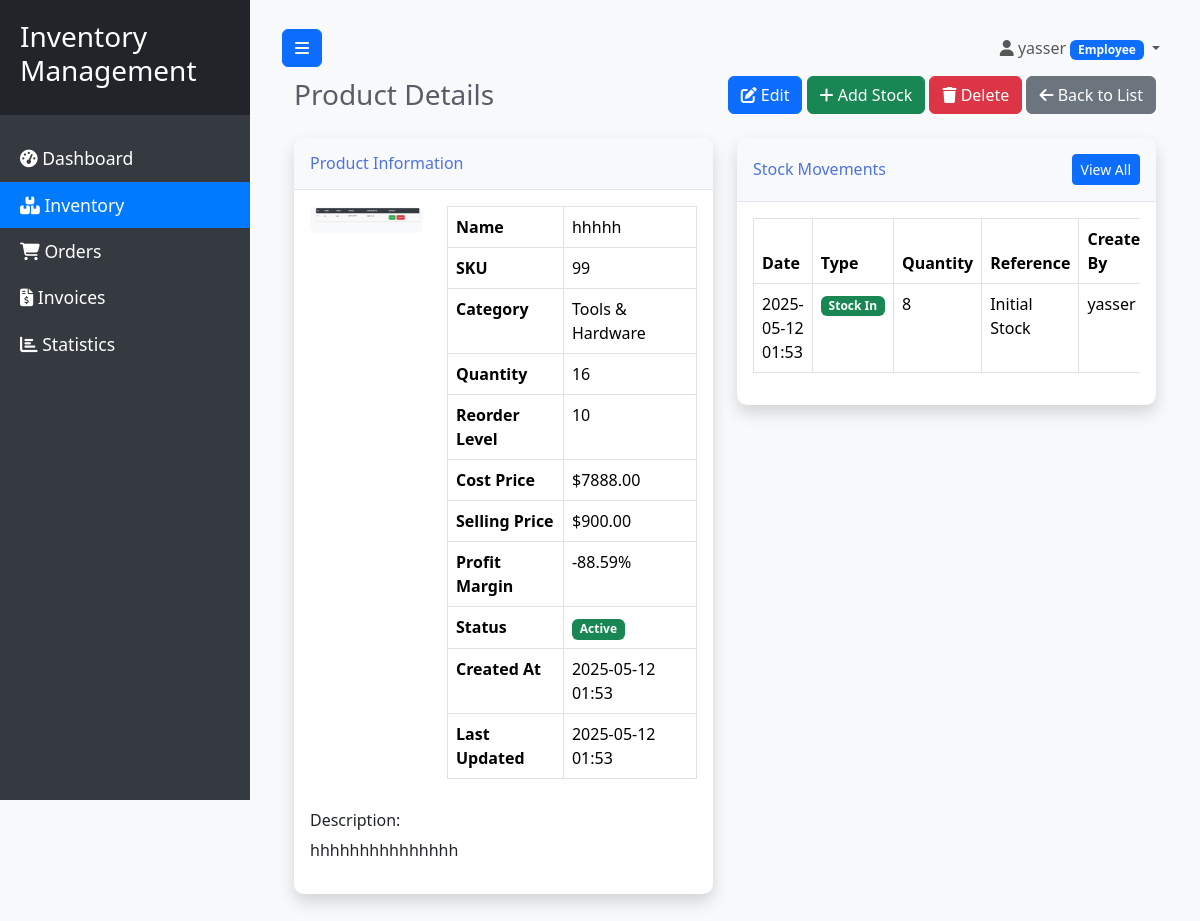
The app's page /inventory/products/2/ (signed in) with its own data.
### users/models.py (models this page shows, shortened)
class User(AbstractUser):
    class Role(models.TextChoices):
        ADMIN = 'ADMIN', _('Admin')
        EMPLOYEE = 'EMPLOYEE', _('Employee')
        CLIENT = 'CLIENT', _('Client')
    role = models.CharField(
        max_length=10,
        choices=Role.choices,
        default=Role.EMPLOYEE,
        verbose_name=_('Role')
    )
    phone = models.CharField(max_length=15, blank=True, null=True, verbose_name=_('Phone Number'))
    profile_pic = models.ImageField(upload_to='profile_pics', default='default.png', verbose_name=_('Profile Picture'))
    address = models.TextField(blank=True, null=True, verbose_name=_('Address'))
    created_at = models.DateTimeField(auto_now_add=True, verbose_name=_('Created At'))
    updated_at = models.DateTimeField(auto_now=True, verbose_name=_('Updated At'))
    class Meta:
        verbose_name = _('User')
        verbose_name_plural = _('Users')

### inventory/models.py (models this page shows, shortened)
class Product(models.Model):
    name = models.CharField(max_length=100, verbose_name=_('Name'))
    sku = models.CharField(max_length=20, unique=True, verbose_name=_('SKU'))
    category = models.ForeignKey(Category, on_delete=models.CASCADE, related_name='products', verbose_name=_('Category'))
    description = models.TextField(blank=True, null=True, verbose_name=_('Description'))
    quantity = models.PositiveIntegerField(default=0, verbose_name=_('Quantity'))
    cost_price = models.DecimalField(max_digits=10, decimal_places=2, verbose_name=_('Cost Price'))
    selling_price = models.DecimalField(max_digits=10, decimal_places=2, verbose_name=_('Selling Price'))
    reorder_level = models.PositiveIntegerField(default=10, verbose_name=_('Reorder Level'))
    image = models.ImageField(upload_to='products/', blank=True, null=True, verbose_name=_('Image'))
    is_active = models.BooleanField(default=True, verbose_name=_('Active'))
    created_at = models.DateTimeField(auto_now_add=True)
    updated_at = models.DateTimeField(auto_now=True)
    @property
    def is_low_stock(self):
        return self.quantity <= self.reorder_level
    @property
    def profit_margin(self):
        if self.cost_price:
            return ((self.selling_price - self.cost_price) / self.cost_price) * 100
        return 0
    class Meta:
        verbose_name = _('Product')
        verbose_name_plural = _('Products')
        ordering = ['name']

class Category(models.Model):
    name = models.CharField(max_length=100, unique=True, verbose_name=_('Name'))
    description = models.TextField(blank=True, null=True, verbose_name=_('Description'))
    created_at = models.DateTimeField(auto_now_add=True)
    updated_at = models.DateTimeField(auto_now=True)
    class Meta:
        verbose_name = _('Category')
        verbose_name_plural = _('Categories')
        ordering = ['name']

class StockMovement(models.Model):
    MOVEMENT_IN = 'IN'
    MOVEMENT_OUT = 'OUT'
    MOVEMENT_ADJUSTMENT = 'ADJUSTMENT'
    MOVEMENT_TYPES = [
        (MOVEMENT_IN, _('Stock In')),
        (MOVEMENT_OUT, _('Stock Out')),
        (MOVEMENT_ADJUSTMENT, _('Stock Adjustment')),
    ]
    product = models.ForeignKey(Product, on_delete=models.CASCADE, related_name='stock_movements', verbose_name=_('Product'))
    movement_type = models.CharField(max_length=10, choices=MOVEMENT_TYPES, verbose_name=_('Movement Type'))
    quantity = models.PositiveIntegerField(verbose_name=_('Quantity'))
    reference = models.CharField(max_length=100, blank=True, null=True, verbose_name=_('Reference'))
    notes = models.TextField(blank=True, null=True, verbose_name=_('Notes'))
    created_by = models.ForeignKey(User, on_delete=models.SET_NULL, null=True, verbose_name=_('Created By'))
    created_at = models.DateTimeField(auto_now_add=True)
    class Meta:
        verbose_name = _('Stock Movement')
        verbose_name_plural = _('Stock Movements')
        ordering = ['-created_at']

### inventory/views.py (the view)
# urls.py: path('products/<int:pk>/', views.product_detail, name='product-detail'),
@login_required
@employee_required
def product_detail(request, pk):
    product = get_object_or_404(Product, pk=pk)
    stock_movements = StockMovement.objects.filter(product=product).order_by('-created_at')[:10]
    context = {
        'product': product,
        'stock_movements': stock_movements,
        'title': product.name
    }
    return render(request, 'inventory/product_detail.html', context)

### templates/inventory/product_detail.html (shortened to what this page needs)
{% extends 'base.html' %}
{% block content %}
<div class="container-fluid">
    <div class="d-sm-flex align-items-center justify-content-between mb-4">
        <h1 class="h3 mb-0 text-gray-800">Product Details</h1>
        <div>
            <a href="{% url 'product-update' product.id %}" class="btn btn-primary">
                <i class="fas fa-edit"></i> Edit
            </a>
            <a href="{% url 'stock-movement-create' %}?product={{ product.id }}" class="btn btn-success">
                <i class="fas fa-plus"></i> Add Stock
            </a>
            <a href="{% url 'product-delete' product.id %}" class="btn btn-danger">
                <i class="fas fa-trash"></i> Delete
            </a>
            <a href="{% url 'product-list' %}" class="btn btn-secondary">
                <i class="fas fa-arrow-left"></i> Back to List
            </a>
        </div>
    </div>
    <div class="row">
        <div class="col-lg-6">
            <div class="card shadow mb-4">
                <div class="card-header py-3">
                    <h6 class="m-0 font-weight-bold text-primary">Product Information</h6>
                </div>
                <div class="card-body">
                    <div class="row">
                        {% if product.image %}
                        <div class="col-md-4 mb-3">
                            <img src="{{ product.image.url }}" class="img-fluid rounded" alt="{{ product.name }}">
                        </div>
                        <div class="col-md-8">
                        {% else %}
                        <div class="col-12">
                        {% endif %}
                            <table class="table table-bordered">
                                <tr>
                                    <th>Name</th>
                                    <td>{{ product.name }}</td>
                                </tr>
                                <tr>
                                    <th>SKU</th>
                                    <td>{{ product.sku }}</td>
                                </tr>
                                <tr>
                                    <th>Category</th>
                                    <td>{{ product.category.name }}</td>
                                </tr>
                                <tr>
                                    <th>Quantity</th>
                                    <td>
                                        {{ product.quantity }}
                                    </td>
                                </tr>
                                <tr>
                                    <th>Reorder Level</th>
                                    <td>{{ product.reorder_level }}</td>
                                </tr>
                                <tr>
                                    <th>Cost Price</th>
                                    <td>${{ product.cost_price|floatformat:2 }}</td>
                                </tr>
                                <tr>
                                    <th>Selling Price</th>
                                    <td>${{ product.selling_price|floatformat:2 }}</td>
                                </tr>
                                <tr>
                                    <th>Profit Margin</th>
                                    <td>{{ product.profit_margin|floatformat:2 }}%</td>
                                </tr>
                                <tr>
                                    <th>Status</th>
                                    <td>
                                        {% if product.is_active %}
                                        <span class="badge bg-success">Active</span>
                                        {% else %}
                                        <span class="badge bg-secondary">Inactive</span>
                                        {% endif %}
                                    </td>
                                </tr>
                                <tr>
                                    <th>Created At</th>
                                    <td>{{ product.created_at|date:"Y-m-d H:i" }}</td>
                                </tr>
                                <tr>
                                    <th>Last Updated</th>
                                    <td>{{ product.updated_at|date:"Y-m-d H:i" }}</td>
                                </tr>
                            </table>
                        </div>
                    </div>
                    {% if product.description %}
                    <div class="mt-3">
                        <h6 class="font-weight-bold">Description:</h6>
                        <p>{{ product.description }}</p>
                    </div>
                    {% endif %}
                </div>
            </div>
        </div>
        <div class="col-lg-6">
            <div class="card shadow mb-4">
                <div class="card-header py-3 d-flex flex-row align-items-center justify-content-between">
                    <h6 class="m-0 font-weight-bold text-primary">Stock Movements</h6>
                    <a href="{% url 'stock-movement-list' %}?product={{ product.id }}" class="btn btn-sm btn-primary">
                        View All
                    </a>
                </div>
                <div class="card-body">
                    <div class="table-responsive">
                        <table class="table table-bordered" width="100%" cellspacing="0">
                            <thead>
                                <tr>
                                    <th>Date</th>
                                    <th>Type</th>
                                    <th>Quantity</th>
                                    <th>Reference</th>
                                    <th>Created By</th>
                                </tr>
                            </thead>
                            <tbody>
                                {% for movement in stock_movements %}
                                <tr>
                                    <td>{{ movement.created_at|date:"Y-m-d H:i" }}</td>
                                    <td>
                                        {% if movement.movement_type == 'IN' %}
                                        <span class="badge bg-success">Stock In</span>
                                        {% elif movement.movement_type == 'OUT' %}
                                        <span class="badge bg-danger">Stock Out</span>
                                        {% else %}
                                        <span class="badge bg-info">Adjustment</span>
                                        {% endif %}
                                    </td>
                                    <td>{{ movement.quantity }}</td>
                                    <td>{{ movement.reference|default:"-" }}</td>
                                    <td>{{ movement.created_by.username|default:"System" }}</td>
                                </tr>
                                {% empty %}
                                <tr>
                                    <td colspan="5" class="text-center">No stock movements recorded.</td>
                                </tr>
                                {% endfor %}
                            </tbody>
                        </table>
                    </div>
                </div>
            </div>
        </div>
    </div>
</div>
{% endblock %}

### templates/base.html (shortened to what this page needs)
<!DOCTYPE html>
<html>
<head>
    <link href="https://cdn.jsdelivr.net/npm/bootstrap@5.3.2/dist/css/bootstrap.min.css" rel="stylesheet">
    <link rel="stylesheet" href="https://cdnjs.cloudflare.com/ajax/libs/font-awesome/6.4.2/css/all.min.css">
    {% load static %}
    <link rel="stylesheet" href="{% static 'css/style.css' %}">
</head>
<body>
    <div class="wrapper">
        <nav id="sidebar">
            <div class="sidebar-header">
                <h3>Inventory<br>Management</h3>
            </div>
            <ul class="list-unstyled components">
                <li class="{% if '/' == request.path or '/dashboard/' in request.path %}active{% endif %}">
                    <a href="{% url 'dashboard' %}">
                        <i class="fas fa-tachometer-alt"></i> Dashboard
                    </a>
                </li>
                {% if request.user.role == 'EMPLOYEE' or request.user.role == 'ADMIN' %}
                <li class="{% if '/inventory/' in request.path %}active{% endif %}">
                    <a href="{% url 'inventory-list' %}">
                        <i class="fas fa-boxes"></i> Inventory
                    </a>
                </li>
                <li class="{% if '/orders/' in request.path %}active{% endif %}">
                    <a href="{% url 'orders-list' %}">
                        <i class="fas fa-shopping-cart"></i> Orders
                    </a>
                </li>
                <li class="{% if '/invoices/' in request.path %}active{% endif %}">
                    <a href="{% url 'invoices-list' %}">
                        <i class="fas fa-file-invoice-dollar"></i> Invoices
                    </a>
                </li>
                <li class="{% if '/statistics/' in request.path %}active{% endif %}">
                    <a href="{% url 'statistics' %}">
                        <i class="fas fa-chart-bar"></i> Statistics
                    </a>
                </li>
                {% endif %}
            </ul>
        </nav>
        <div id="content">
            <nav class="navbar navbar-expand-lg navbar-light bg-light">
                <div class="container-fluid">
                    <button type="button" id="sidebarCollapse" class="btn btn-primary">
                        <i class="fas fa-bars"></i>
                    </button>
                    <div class="collapse navbar-collapse" id="navbarSupportedContent">
                        <ul class="nav navbar-nav ms-auto">
                            <li class="nav-item dropdown">
                                <a class="nav-link dropdown-toggle" href="#" id="navbarDropdown" role="button" data-bs-toggle="dropdown" aria-expanded="false">
                                    <i class="fas fa-user"></i> {{ request.user.username }}
                                    {% if request.user.role == 'ADMIN' %}
                                    <span class="badge bg-danger">Admin</span>
                                    {% elif request.user.role == 'EMPLOYEE' %}
                                    <span class="badge bg-primary">Employee</span>
                                    {% else %}
                                    <span class="badge bg-secondary">Client</span>
                                    {% endif %}
                                </a>
                            </li>
                        </ul>
                    </div>
                </div>
            </nav>
            <div class="container-fluid">
                {% block content %}{% endblock %}
            </div>
        </div>
    </div>
</body>
</html>

### static/css/style.css (style rules this page uses)
body { font-family: 'Segoe UI', Arial, sans-serif; background: #f8f9fa; }
.wrapper { display: flex; width: 100%; align-items: stretch; }
#sidebar { min-width: 250px; max-width: 250px; background: #343a40; color: #fff; transition: all 0.3s; height: 100vh; position: sticky; top: 0; }
#sidebar .sidebar-header { padding: 20px; background: #212529; }
#sidebar ul.components { padding: 20px 0; }
#sidebar ul li a { padding: 10px 20px; font-size: 1.1em; display: block; color: #fff; text-decoration: none; transition: all 0.3s; }
#sidebar ul li.active > a, a[aria-expanded="true"] { color: #fff; background: #007bff; }
#content { width: 100%; padding: 20px; min-height: 100vh; transition: all 0.3s; }
.card { border: none; border-radius: 10px; box-shadow: 0 0.15rem 1.75rem 0 rgba(58, 59, 69, 0.15); margin-bottom: 20px; }
.card-header { background-color: #f8f9fa; border-bottom: 1px solid #e3e6f0; border-top-left-radius: 10px !important; border-top-right-radius: 10px !important; }
.text-primary { color: #4e73df !important; }
.text-gray-800 { color: #5a5c69 !important; }

### records on screen
User: user.username "yasser"
Product: image (picture), name "hhhhh", sku "99", category.name "Tools & Hardware", quantity "16", reorder_level "10", cost_price "7888.00", selling_price "900.00", profit_margin "-88.59", created_at "2025-05-12 01:53", updated_at "2025-05-12 01:53", description "hhhhhhhhhhhhhhh"
StockMovement: created_at "2025-05-12 01:53", movement_type "Stock In", quantity "8", reference "Initial Stock", created_by.username "yasser"
